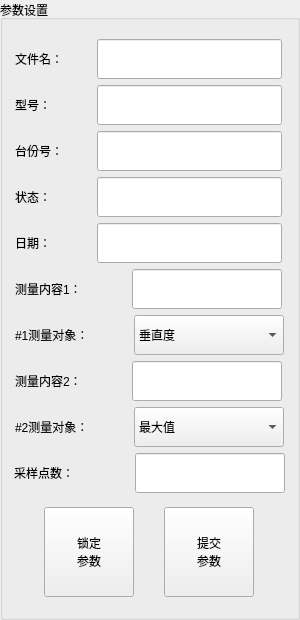
           <widget class="QGroupBox" name="Box_paramsDefine">
            <property name="minimumSize">
             <size>
              <width>300</width>
              <height>620</height>
             </size>
            </property>
            <property name="maximumSize">
             <size>
              <width>300</width>
              <height>750</height>
             </size>
            </property>
            <property name="sizeIncrement">
             <size>
              <width>0</width>
              <height>0</height>
             </size>
            </property>
            <property name="title">
             <string>参数设置</string>
            </property>
            <layout class="QGridLayout" name="gridLayout_28">
             <item row="0" column="0">
              <layout class="QVBoxLayout" name="verticalLayout_24">
               <item>
                <layout class="QHBoxLayout" name="horizontalLayout_32">
                 <item>
                  <widget class="QLabel" name="label_49">
                   <property name="maximumSize">
                    <size>
                     <width>75</width>
                     <height>35</height>
                    </size>
                   </property>
                   <property name="sizeIncrement">
                    <size>
                     <width>0</width>
                     <height>0</height>
                    </size>
                   </property>
                   <property name="text">
                    <string>文件名：</string>
                   </property>
                  </widget>
                 </item>
                 <item>
                  <widget class="QLineEdit" name="Edit_fileName_3">
                   <property name="enabled">
                    <bool>true</bool>
                   </property>
                   <property name="minimumSize">
                    <size>
                     <width>185</width>
                     <height>0</height>
                    </size>
                   </property>
                   <property name="maximumSize">
                    <size>
                     <width>150</width>
                     <height>40</height>
                    </size>
                   </property>
                  </widget>
                 </item>
                </layout>
               </item>
               <item>
                <layout class="QHBoxLayout" name="horizontalLayout_33">
                 <item>
                  <widget class="QLabel" name="label_50">
                   <property name="maximumSize">
                    <size>
                     <width>75</width>
                     <height>35</height>
                    </size>
                   </property>
                   <property name="text">
                    <string>型号：</string>
                   </property>
                  </widget>
                 </item>
                 <item>
                  <widget class="QLineEdit" name="Edit_typeNum_3">
                   <property name="enabled">
                    <bool>true</bool>
                   </property>
                   <property name="maximumSize">
                    <size>
                     <width>185</width>
                     <height>40</height>
                    </size>
                   </property>
                  </widget>
                 </item>
                </layout>
               </item>
               <item>
                <layout class="QHBoxLayout" name="horizontalLayout_37">
                 <item>
                  <widget class="QLabel" name="label_51">
                   <property name="maximumSize">
                    <size>
                     <width>75</width>
                     <height>35</height>
                    </size>
                   </property>
                   <property name="text">
                    <string>台份号：</string>
                   </property>
                  </widget>
                 </item>
                 <item>
                  <widget class="QLineEdit" name="Edit_unitNumber_3">
                   <property name="enabled">
                    <bool>true</bool>
                   </property>
                   <property name="minimumSize">
                    <size>
                     <width>185</width>
                     <height>0</height>
                    </size>
                   </property>
                   <property name="maximumSize">
                    <size>
                     <width>150</width>
                     <height>40</height>
                    </size>
                   </property>
                  </widget>
                 </item>
                </layout>
               </item>
               <item>
                <layout class="QHBoxLayout" name="horizontalLayout_38">
                 <item>
                  <widget class="QLabel" name="label_52">
                   <property name="maximumSize">
                    <size>
                     <width>75</width>
                     <height>35</height>
                    </size>
                   </property>
                   <property name="text">
                    <string>状态：</string>
                   </property>
                  </widget>
                 </item>
                 <item>
                  <widget class="QLineEdit" name="Edit_status_3">
                   <property name="enabled">
                    <bool>true</bool>
                   </property>
                   <property name="minimumSize">
                    <size>
                     <width>185</width>
                     <height>0</height>
                    </size>
                   </property>
                   <property name="maximumSize">
                    <size>
                     <width>150</width>
                     <height>40</height>
                    </size>
                   </property>
                  </widget>
                 </item>
                </layout>
               </item>
               <item>
                <layout class="QHBoxLayout" name="horizontalLayout_39">
                 <item>
                  <widget class="QLabel" name="label_53">
                   <property name="maximumSize">
                    <size>
                     <width>75</width>
                     <height>35</height>
                    </size>
                   </property>
                   <property name="text">
                    <string>日期：</string>
                   </property>
                  </widget>
                 </item>
                 <item>
                  <widget class="QLineEdit" name="Edit_dateTime_3">
                   <property name="enabled">
                    <bool>true</bool>
                   </property>
                   <property name="minimumSize">
                    <size>
                     <width>185</width>
                     <height>0</height>
                    </size>
                   </property>
                   <property name="maximumSize">
                    <size>
                     <width>150</width>
                     <height>40</height>
                    </size>
                   </property>
                  </widget>
                 </item>
                </layout>
               </item>
               <item>
                <layout class="QHBoxLayout" name="horizontalLayout_40">
                 <item>
                  <widget class="QLabel" name="label_54">
                   <property name="maximumSize">
                    <size>
                     <width>110</width>
                     <height>35</height>
                    </size>
                   </property>
                   <property name="text">
                    <string>测量内容1：</string>
                   </property>
                  </widget>
                 </item>
                 <item>
                  <widget class="QLineEdit" name="Edit_detectContentOne_3">
                   <property name="enabled">
                    <bool>true</bool>
                   </property>
                   <property name="minimumSize">
                    <size>
                     <width>150</width>
                     <height>0</height>
                    </size>
                   </property>
                   <property name="maximumSize">
                    <size>
                     <width>150</width>
                     <height>40</height>
                    </size>
                   </property>
                  </widget>
                 </item>
                </layout>
               </item>
               <item>
                <layout class="QHBoxLayout" name="horizontalLayout_41">
                 <item>
                  <widget class="QLabel" name="label_55">
                   <property name="maximumSize">
                    <size>
                     <width>112</width>
                     <height>35</height>
                    </size>
                   </property>
                   <property name="text">
                    <string>#1测量对象：</string>
                   </property>
                  </widget>
                 </item>
                 <item>
                  <widget class="QComboBox" name="Box_detectObjOne_3">
                   <property name="enabled">
                    <bool>true</bool>
                   </property>
                   <property name="minimumSize">
                    <size>
                     <width>150</width>
                     <height>0</height>
                    </size>
                   </property>
                   <property name="maximumSize">
                    <size>
                     <width>150</width>
                     <height>40</height>
                    </size>
                   </property>
                   <item>
                    <property name="text">
                     <string>垂直度</string>
                    </property>
                   </item>
                   <item>
                    <property name="text">
                     <string>垂直角</string>
                    </property>
                   </item>
                   <item>
                    <property name="text">
                     <string>偏心度</string>
                    </property>
                   </item>
                   <item>
                    <property name="text">
                     <string>偏心角</string>
                    </property>
                   </item>
                  </widget>
                 </item>
                </layout>
               </item>
               <item>
                <layout class="QHBoxLayout" name="horizontalLayout_42">
                 <item>
                  <widget class="QLabel" name="label_56">
                   <property name="maximumSize">
                    <size>
                     <width>110</width>
                     <height>35</height>
                    </size>
                   </property>
                   <property name="text">
                    <string>测量内容2：</string>
                   </property>
                  </widget>
                 </item>
                 <item>
                  <widget class="QLineEdit" name="Edit_detectContentTwo_3">
                   <property name="enabled">
                    <bool>true</bool>
                   </property>
                   <property name="minimumSize">
                    <size>
                     <width>150</width>
                     <height>0</height>
                    </size>
                   </property>
                   <property name="maximumSize">
                    <size>
                     <width>150</width>
                     <height>40</height>
                    </size>
                   </property>
                  </widget>
                 </item>
                </layout>
               </item>
               <item>
                <layout class="QHBoxLayout" name="horizontalLayout_43">
                 <item>
                  <widget class="QLabel" name="label_57">
                   <property name="maximumSize">
                    <size>
                     <width>112</width>
                     <height>35</height>
                    </size>
                   </property>
                   <property name="text">
                    <string>#2测量对象：</string>
                   </property>
                  </widget>
                 </item>
                 <item>
                  <widget class="QComboBox" name="Box_detectObjTwo_3">
                   <property name="enabled">
                    <bool>true</bool>
                   </property>
                   <property name="minimumSize">
                    <size>
                     <width>150</width>
                     <height>0</height>
                    </size>
                   </property>
                   <property name="maximumSize">
                    <size>
                     <width>150</width>
                     <height>40</height>
                    </size>
                   </property>
                   <item>
                    <property name="text">
                     <string>最大值</string>
                    </property>
                   </item>
                   <item>
                    <property name="text">
                     <string>最大角</string>
                    </property>
                   </item>
                   <item>
                    <property name="text">
                     <string>跳动值</string>
                    </property>
                   </item>
                   <item>
                    <property name="text">
                     <string>跳动角</string>
                    </property>
                   </item>
                  </widget>
                 </item>
                </layout>
               </item>
               <item>
                <layout class="QHBoxLayout" name="horizontalLayout_44">
                 <item>
                  <widget class="QLabel" name="label_58">
                   <property name="maximumSize">
                    <size>
                     <width>115</width>
                     <height>35</height>
                    </size>
                   </property>
                   <property name="text">
                    <string>采样点数：</string>
                   </property>
                  </widget>
                 </item>
                 <item>
                  <widget class="QLineEdit" name="Edit_smaplingPoints_3">
                   <property name="enabled">
                    <bool>true</bool>
                   </property>
                   <property name="minimumSize">
                    <size>
                     <width>150</width>
                     <height>0</height>
                    </size>
                   </property>
                   <property name="maximumSize">
                    <size>
                     <width>150</width>
                     <height>40</height>
                    </size>
                   </property>
                  </widget>
                 </item>
                </layout>
               </item>
              </layout>
             </item>
             <item row="1" column="0">
              <layout class="QGridLayout" name="gridLayout_14">
               <property name="spacing">
                <number>0</number>
               </property>
               <item row="0" column="0">
                <widget class="QPushButton" name="Btn_modifyAndlockParams_3">
                 <property name="minimumSize">
                  <size>
                   <width>90</width>
                   <height>90</height>
                  </size>
                 </property>
                 <property name="maximumSize">
                  <size>
                   <width>90</width>
                   <height>90</height>
                  </size>
                 </property>
                 <property name="styleSheet">
                  <string notr="true">font: 25 18pt &quot;Microsoft YaHei&quot;;</string>
                 </property>
                 <property name="text">
                  <string>锁定
参数</string>
                 </property>
                </widget>
               </item>
               <item row="0" column="1">
                <widget class="QPushButton" name="Btn_submitParams_3">
                 <property name="minimumSize">
                  <size>
                   <width>90</width>
                   <height>90</height>
                  </size>
                 </property>
                 <property name="maximumSize">
                  <size>
                   <width>90</width>
                   <height>90</height>
                  </size>
                 </property>
                 <property name="styleSheet">
                  <string notr="true">font: 25 18pt &quot;Microsoft YaHei&quot;;</string>
                 </property>
                 <property name="text">
                  <string>提交
参数</string>
                 </property>
                </widget>
               </item>
              </layout>
             </item>
            </layout>
           </widget>
